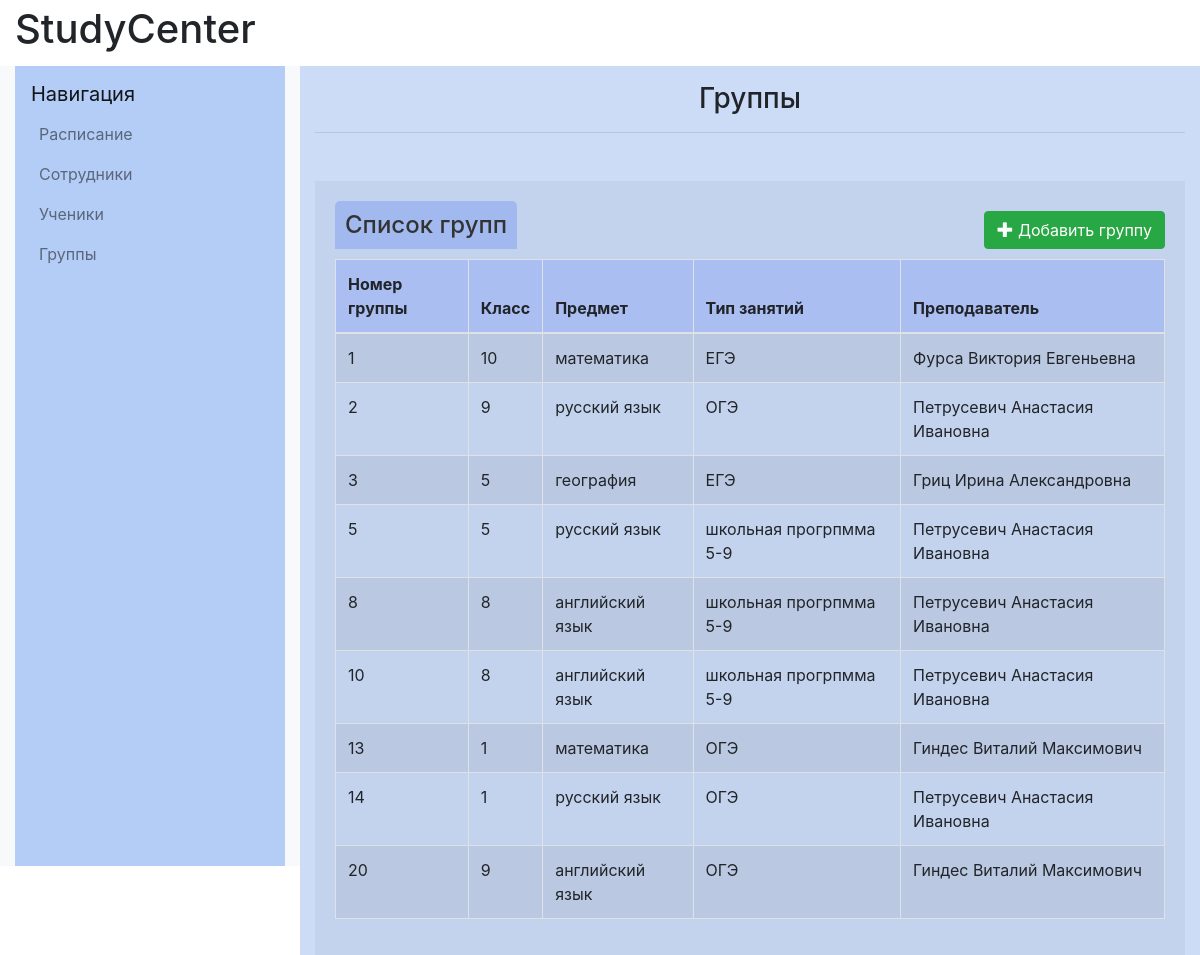
The app's page /groups/ with its own data.
### catalog/models.py (models this page shows, shortened)
class Group(models.Model):
    subject = models.ForeignKey(Subject, on_delete=models.CASCADE)
    grade = models.IntegerField(validators=[
        MaxValueValidator(11),
        MinValueValidator(1)
    ])
    group_capacity = models.IntegerField(default=1,
                                         validators=[
                                            MaxValueValidator(8),
                                            MinValueValidator(1)
    ])
    type = models.ForeignKey(Type, on_delete=models.CASCADE)
    teacher=models.ForeignKey(Worker,
                              on_delete=models.CASCADE,
                              null=True,
                              default=None
    )
    objects = models.Manager()
    created = models.BooleanField(default=False)

class Subject(models.Model):
    name=models.CharField(max_length=100)
    objects=models.Manager()
    def __str__(self):
        return self.name

class Type(models.Model):
    name=models.CharField(max_length=100)
    objects=models.Manager()
    def __str__(self):
        return self.name

class Worker(models.Model):
    firstname=models.CharField(max_length=20, verbose_name="Имя")
    lastname=models.CharField(max_length=20, verbose_name="Фамилия")
    fathername=models.CharField(max_length=20, verbose_name="Отчество")
    date_of_birth=models.DateField(verbose_name="Дата рождения")
    gender=models.IntegerField(validators=[MinValueValidator(0), MaxValueValidator(1)], verbose_name="Пол")
    subject = models.ManyToManyField(Subject, verbose_name="Дисциплины")
    phone_number=models.CharField(max_length=11,validators=[MinLengthValidator(11)], verbose_name="Номер телефона")
    email=models.EmailField(verbose_name="E-mail")
    objects=models.Manager()
    registration_date=models.DateField()
    DoesNotExist = models.Manager

### catalog/views.py (the view)
# urls.py: path('groups/', views.groups, name='groups'),
def groups(request):
    groups = Group.objects.all()
    return render(request, "group/groups.html", {"groups": groups})

### catalog/templates/group/groups.html (shortened to what this page needs)
{% extends "base_generic.html" %}
{% block content%}
            <div class="col-md-8 col-lg-9 content-container" style="background-color: #ccdbf6">
                <h1 class="h3 text-center mt-3">Группы</h1>
                <hr class="mb-5">
                <section style="background-color: rgb(196, 211, 237); padding: 20px;">
                    <div style="display: flex; justify-content: space-between; align-items: center;">
                        <h3 class="lesson-month" style="color: #333; font-size: 1.5em; margin-bottom: 10px; padding: 10px; background-color: rgba(160, 184, 239, 0.94); border-top-left-radius: 5px; border-top-right-radius: 5px;">Список групп</h3>
                        <a class="btn btn-success" href="{% url 'group_new' %}" class="btn top-menu"><span class="glyphicon glyphicon-plus"></span> Добавить группу</a>
                    </div>
                    <div class="table-responsive" style="width: 100%;">
                        <table class="table table-striped table-bordered lesson-table" style="width: 100%; border-collapse: collapse;">
                            <thead>
                                <tr style="background-color: rgba(158, 180, 243, 0.68);">
                                    <th>Номер группы</th>
                                    <th>Класс</th>
                                    <th>Предмет</th>
                                    <th>Тип занятий</th>
                                    <th>Преподаватель</th>
                                </tr>
                            </thead>
                            <tbody>
                                {% for group in groups %}
                                <tr class="table-row" style="cursor: pointer;" onclick="window.location='{% url 'group_detail' pk=group.pk %}';" onmouseover="this.style.backgroundColor='rgba(74, 78, 137, 0.28)';" onmouseout="this.style.backgroundColor='';">
                                    <td>{{ group.id }}</td>
                                    <td>{{ group.grade }}</td>
                                    <td>{{ group.subject }}</td>
                                    <td>{{ group.type }}</td>
                                    <td>{{ group.teacher.lastname }} {{ group.teacher.firstname }} {{ group.teacher.fathername }}</td>
                                </tr>
                                {% endfor %}
                            </tbody>
                        </table>
                    </div>
                </section>
            </div>
{% endblock content %}

### catalog/static/css/styles.css (style rules this page uses)
@media (min-width: 768px) { .lesson-month { color: #333; font-size: 1.5em; margin-bottom: 10px; } }
@media (min-width: 768px) { .lesson-table { width: 100%; } }

### records on screen
Group: id "1", grade "10", subject "математика", type "ЕГЭ", teacher.lastname "Фурса", teacher.firstname "Виктория", teacher.fathername "Евгеньевна"
Group: id "2", grade "9", subject "русский язык", type "ОГЭ", teacher.lastname "Петрусевич", teacher.firstname "Анастасия", teacher.fathername "Ивановна"
Group: id "3", grade "5", subject "география", type "ЕГЭ", teacher.lastname "Гриц", teacher.firstname "Ирина", teacher.fathername "Александровна"
Group: id "5", grade "5", subject "русский язык", type "школьная прогрпмма 5-9", teacher.lastname "Петрусевич", teacher.firstname "Анастасия", teacher.fathername "Ивановна"
Group: id "8", grade "8", subject "английский язык", type "школьная прогрпмма 5-9", teacher.lastname "Петрусевич", teacher.firstname "Анастасия", teacher.fathername "Ивановна"
Group: id "10", grade "8", subject "английский язык", type "школьная прогрпмма 5-9", teacher.lastname "Петрусевич", teacher.firstname "Анастасия", teacher.fathername "Ивановна"
Group: id "13", grade "1", subject "математика", type "ОГЭ", teacher.lastname "Гиндес", teacher.firstname "Виталий", teacher.fathername "Максимович"
Group: id "14", grade "1", subject "русский язык", type "ОГЭ", teacher.lastname "Петрусевич", teacher.firstname "Анастасия", teacher.fathername "Ивановна"
Group: id "20", grade "9", subject "английский язык", type "ОГЭ", teacher.lastname "Гиндес", teacher.firstname "Виталий", teacher.fathername "Максимович"
